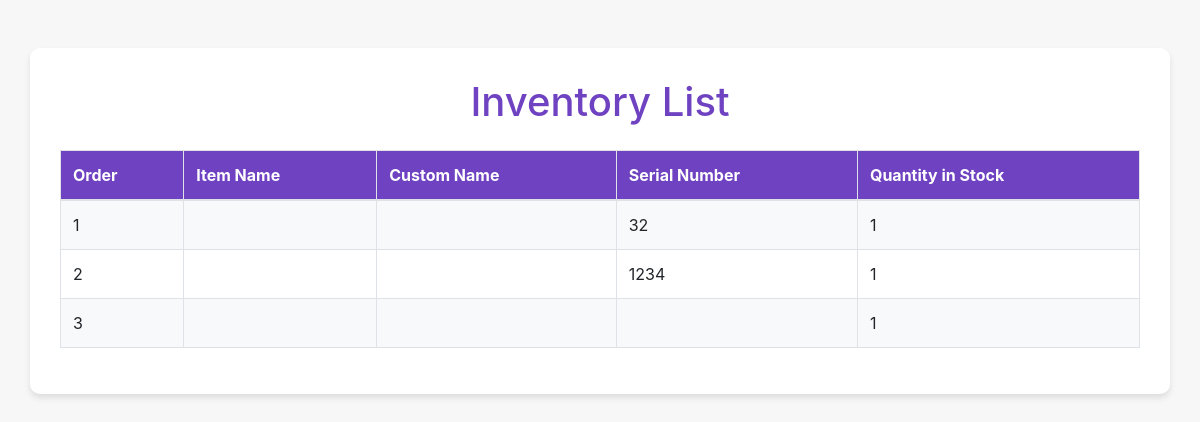
/inventory/, run on an earlier commit of the app's database.
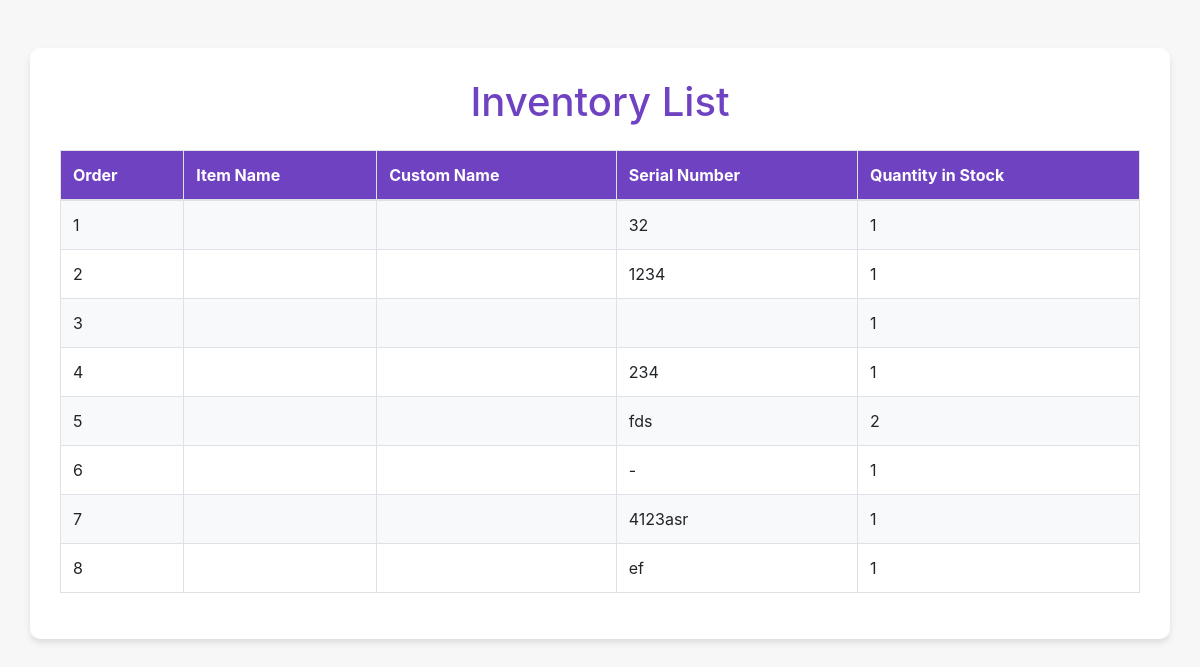
And on a later commit of the database.
### inventory/models.py (models this page shows, shortened)
class InventoryItem(models.Model):
    purchased_item = models.OneToOneField(Item, on_delete=models.CASCADE)  # Link to the purchased item
    quantity_in_stock = models.IntegerField(default=0)
    last_updated = models.DateTimeField(auto_now=True)

### purchase/models.py (models this page shows, shortened)
class Item(models.Model):
    BANK_CHOICES = [
    ('CBE', 'Commercial Bank of Ethiopia'),
    ('Awash Bank', 'Awash International Bank'),
    ('Dashen Bank', 'Dashen Bank S.C.'),
    ('Bank of Abyssinia', 'Bank of Abyssinia S.C.'),
    ('Wegagen Bank', 'Wegagen Bank S.C.'),
    ('Nib International Bank', 'Nib International Bank S.C.'),
    ('Hibret Bank', 'Hibret Bank S.C.'),
    ('Oromia Bank', 'Oromia Bank S.C.'),
    ('Cooperative Bank of Oromia', 'Cooperative Bank of Oromia'),
    ('Berhan Bank', 'Berhan International Bank S.C.'),
    ('Bunna Bank', 'Bunna International Bank S.C.'),
    ('Zemen Bank', 'Zemen Bank S.C.'),
    ('Enat Bank', 'Enat Bank S.C.'),
    ('Global Bank Ethiopia', 'Global Bank Ethiopia S.C.'),
    ('Addis International Bank', 'Addis International Bank S.C.'),
    ('Abay Bank', 'Abay Bank S.C.'),
    ('Shabelle Bank', 'Shabelle Bank S.C.'),
    ('ZamZam Bank', 'ZamZam Bank S.C.'),
    ('Goh Betoch Bank', 'Goh Betoch Bank S.C.'),
    ('Ahadu Bank', 'Ahadu Bank S.C.'),
    ('Hijra Bank', 'Hijra Bank S.C.'),
    ('Tsehay Bank', 'Tsehay Bank S.C.'),
    ('Siinqee Bank', 'Siinqee Bank S.C.'),
    ('Tsedey Bank', 'Tsedey Bank S.C.'),
    ('Gadaa Bank', 'Gadaa Bank S.C.'),
    ('Amhara Bank', 'Amhara Bank S.C.'),
    ('Rammis Bank', 'Rammis Bank S.C.'),
    ('Siket Bank', 'Siket Bank S.C.'),
    ('Sidama Bank', 'Sidama Bank S.C.'),
    ('Omo Bank', 'Omo Bank S.C.'),
]
    CATEGORY_CHOICES = [
        ('with', 'With'),
        ('without', 'Without'),
    ]
    ITEM_CATEGORY_CHOICES = [
        ('Main Consumables', 'Main Consumables'),
        ('Lubricants', 'Lubricants'),
        ('Service Items', 'Service Items'),
        ('Maintenance Items', 'Maintenance Items'),
    ]
    CATEGORY_NAME_CHOICES = [
        ('Shank', 'Shank'),
        ('Rod', 'Rod'),
        ('Bit', 'Bit'),
        ('Coupling', 'Coupling'),
        ('Liquid consumable', 'Liquid consumable'),
        ('Gas consumable', 'Gas consumable'),
        ('Filter', 'Filter'),
        ('Other', 'Other'),
    ]
    FS_number = models.IntegerField(blank=True, null=True)  # New field for FS number
    Receipt= models.CharField(max_length=100, choices=CATEGORY_CHOICES)
    item_name = models.CharField(max_length=100, choices=CATEGORY_NAME_CHOICES)  # Updated field name
    custom_item_name = models.CharField(max_length=100, blank = True)  # New field for custom name
    item_category = models.CharField(max_length=50, choices=ITEM_CATEGORY_CHOICES, blank=True, null=True)  # Renamed field for clarity
    payment_type = models.CharField(max_length=100, choices=[('Credit', 'Credit'), ('Paid', 'Paid in Full')])
    payment_transaction_type = models.CharField(max_length=100, choices=[('Bank Transfer', 'Bank Transfer'), ('Cash', 'Cash'), ('Deposit to Bank','Deposit to Bank')], blank = True, null = True) # New field for payment status
    remark = models.TextField(blank=True, null=True)  # New text field for remarks
    unit_price_before_vat = models.DecimalField(max_digits=10, decimal_places=2)  # Renamed unit price field
    status = models.CharField(max_length=100, choices=[('Finished', 'Finished'), ('Unfinished', 'Unfinished')], blank=True)  # New status field for finished/unfinished
    quantity = models.IntegerField()
    unit = models.CharField(max_length=50, choices=[('Pcs', 'Pcs'), ('Liter', 'Liter'), ('Kg', 'Kg')])
    seller_name = models.CharField(max_length=100, blank=True)
    total_price = models.DecimalField(max_digits=10, decimal_places=2, null=True, blank=True)  # Total price is nullable
    date_of_purchase = models.DateField()
    receipt_status = models.CharField(max_length=50, choices=[('Taken', 'Taken'),('Not Taken', 'Not Taken')], blank = True, null = True)
    date_of_bank_transfer = models.DateField(null=True, blank=True)
    serial_number = models.CharField(max_length=100, blank=True, null = True)
    item_destination = models.CharField(max_length=50, choices=[('Item Taken', 'Item Taken'),('Item Not Taken', 'Item Not Taken')], blank=True, null=True)
    model = models.CharField(max_length=100, blank=True, null=True)  # Make model optional
    color = models.CharField(max_length=100, blank=True, null=True)
    brand = models.CharField(max_length=50, blank=True, null = True)
    Transferred_to_bank_name = models.CharField(max_length=30, choices=BANK_CHOICES, blank=True, null=True)
    Transferred_from_bank_name = models.CharField(max_length=30, choices=BANK_CHOICES, blank=True, null=True)
    Transferred_to_account_number = models.CharField(max_length=100, blank=True, null=True)
    Transferred_from_account_number = models.CharField(max_length=100, blank=True, null=True)
    Transferred_to_receiver_name = models.CharField(max_length=100, blank=True, null=True)
    Transferred_from_sender_name = models.CharField(max_length=100, blank=True, null=True)
    USD_rate = models.DecimalField(max_digits=10, decimal_places=2, null =True, blank=True)
    total_price_usd = models.DecimalField(max_digits=10, decimal_places=2, null=True, blank=True)
    withholding = models.DecimalField(max_digits=10, decimal_places=2, null=True, blank=True)
    receipt_file = models.FileField(upload_to='uploads/receipts/', blank=True, null=True)
    bank_transfer_file = models.FileField(upload_to='uploads/', blank=True, null=True)
    class Meta:
        ordering = ['-date_of_purchase']  # Ensure new purchases are at the top of the report

### inventory/views.py (the view)
# urls.py: path('inventory/', views.inventory_list, name='inventory_list'),
def inventory_list(request):
    inventory_items = InventoryItem.objects.filter(quantity_in_stock__gt=0)
    return render(request, 'inventory/inventory_list.html', {'inventory_items': inventory_items})

### inventory/templates/inventory/inventory_list.html (shortened to what this page needs)
<!DOCTYPE html>
<html lang="en">
<head>
    <link href="https://stackpath.bootstrapcdn.com/bootstrap/4.5.2/css/bootstrap.min.css" rel="stylesheet">
</head>
<body>
    <div class="container my-5">
        <h1 class="text-center mb-4">Inventory List</h1>
        {% if inventory_items %}
        <div class="table-responsive">
            <table class="table table-bordered table-striped table-hover">
                <thead class="thead-purple">
                    <tr>
                        <th>Order</th>
                        <th>Item Name</th>
                        <th>Custom Name</th>
                        <th>Serial Number</th>
                        <th>Quantity in Stock</th>
                    </tr>
                </thead>
                <tbody>
                    {% for item in inventory_items %}
                        <tr>
                            <td>{{ forloop.counter }}</td>
                            <td>{{ item.purchased_item.name }}</td>
                            <td>{{ item.purchased_item.custom_name }}</td>
                            <td>{{ item.purchased_item.serial_number }}</td>
                            <td>{{ item.quantity_in_stock }}</td>
                        </tr>
                    {% endfor %}
                </tbody>
            </table>
        </div>
        {% else %}
        <p class="text-center text-muted">No inventory items available.</p>
        {% endif %}
    </div>
</body>
</html>

What changed in the data, as far as the page shows it:
added InventoryItem: purchased_item.serial_number "234", quantity_in_stock "1"
added InventoryItem: purchased_item.serial_number "fds", quantity_in_stock "2"
added InventoryItem: purchased_item.serial_number "-", quantity_in_stock "1"
added InventoryItem: purchased_item.serial_number "4123asr", quantity_in_stock "1"
added InventoryItem: purchased_item.serial_number "ef", quantity_in_stock "1"
